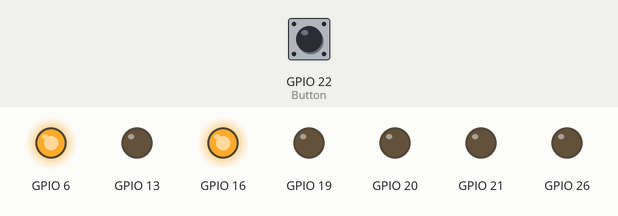
Recording of a program running on a simulated Raspberry Pi (BCM pin numbers). Parts: output pins drawn as LEDs (lit = HIGH). The inputs (shaded band) are chosen by the test bench; at power-on: GPIO 22 (Button) HIGH.

Above: at 0.1 s.
At 1.2 s:
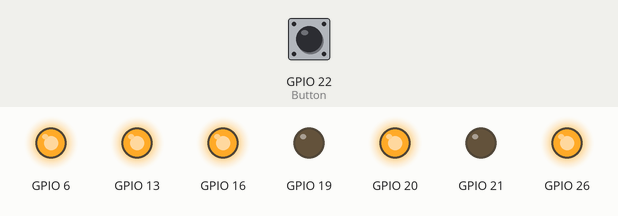
1.3 s: GPIO 22 (Button) pulled LOW for 3.2 s
At 4.9 s:
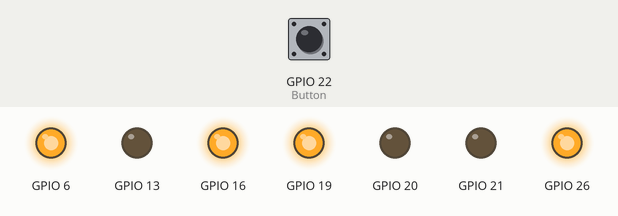
Timing chart, 0 to 16.5 s (numbered marks = the images above; inputs shaded):
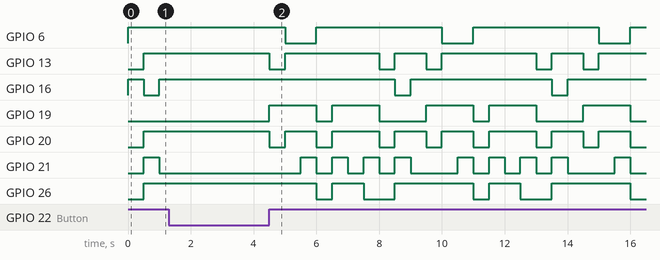

The program:

counter_with_button.py
```python
#Libraries
import RPi.GPIO as GPIO
from time import sleep
GPIO.setwarnings(False)
GPIO.setmode(GPIO.BCM)
Button = 22
GPIO.setup(Button,GPIO.IN,pull_up_down=GPIO.PUD_UP)
GPIO.setup(13, GPIO.OUT) # A
GPIO.setup(6, GPIO.OUT)  # B
GPIO.setup(16, GPIO.OUT) # C
GPIO.setup(20, GPIO.OUT) # D
GPIO.setup(21, GPIO.OUT) # E
GPIO.setup(19, GPIO.OUT) # F
GPIO.setup(26, GPIO.OUT) # G
    # String of characters storing PORT values for each digit
# Functions
# Reads a bit of a number
def bitRead(value, bit):
   return value & (1 << bit)  # shift mask to bit position and AND to value
# Resets counter and display to 0

# Assigning GPIO logic by taking 'pin' value


GPIO.setup(Button,GPIO.IN,pull_up_down=GPIO.PUD_UP)

def PORT(pin):
    if(pin&0x01 == 0x01):
        GPIO.output(13,1)
    else:
        GPIO.output(13,0)
    if(pin&0x02 == 0x02):
        GPIO.output(6,1)
    else:
        GPIO.output(6,0)
    if(pin&0x04 == 0x04):
        GPIO.output(16,1)
    else:
        GPIO.output(16,0)
    if(pin&0x08 == 0x08):
        GPIO.output(20,1)
    else:
        GPIO.output(20,0)
    if(pin&0x10 == 0x10):
        GPIO.output(21,1)
    else:
        GPIO.output(21,0)
    if(pin&0x20 == 0x20):
        GPIO.output(19,1)
    else:
        GPIO.output(19,0)
    if(pin&0x40 == 0x40):
        GPIO.output(26,1)
    else:
        GPIO.output(26,0)
count=0
while True:
    dat = [0x3F,0x06,0x5B,0x4F,0x66,0x6D,0x7D,0x07,0x7F,0x6F]
    button_state = GPIO.input(Button)
    if button_state == 1:
        count=count+1
        if count==10:
            count=0
        pin= dat[count]
        PORT(pin)
        sleep(0.5)
    else:
        sleep(1.0)
#def destroy():
#        GPIO.cleanup()

#if __name__ == '__main__':
#    setup()
#    try:
#        loop()
#    except KeyboardInterrupt:
#        print("Keyboard Interrupt Detected")
#        destroy()
```

Measured:
- by itself, GPIO 6: alternates HIGH for 4.0 s and LOW for 1.0 s
- by itself, GPIO 13: repeats every 5.0 s: HIGH 3.0 s, LOW 0.50 s, HIGH 1.0 s, LOW 0.50 s
- by itself, GPIO 16: alternates HIGH for 4.5 s and LOW for 0.50 s
- by itself, GPIO 19: repeats every 5.0 s: LOW 0.50 s, HIGH 1.5 s, LOW 1.5 s, HIGH 1.5 s
- by itself, GPIO 20: repeats every 5.0 s: HIGH 1.0 s, LOW 0.50 s, HIGH 1.5 s, LOW 0.50 s, HIGH 1.0 s, LOW 0.50 s
- by itself, GPIO 21: repeats every 5.0 s: 3 × (LOW 0.50 s, HIGH 0.50 s), LOW 1.5 s, HIGH 0.50 s
